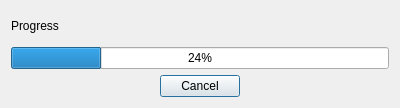
<?xml version="1.0" encoding="UTF-8"?>
<ui version="4.0">
 <class>LoadImageDialog</class>
 <widget class="QDialog" name="LoadImageDialog">
  <property name="geometry">
   <rect>
    <x>0</x>
    <y>0</y>
    <width>400</width>
    <height>108</height>
   </rect>
  </property>
  <property name="windowTitle">
   <string>Loading image</string>
  </property>
  <layout class="QVBoxLayout" name="verticalLayout_2">
   <item>
    <layout class="QVBoxLayout" name="verticalLayout">
     <item>
      <widget class="QLabel" name="label_message">
       <property name="text">
        <string>Progress</string>
       </property>
      </widget>
     </item>
     <item>
      <widget class="QProgressBar" name="progressBar">
       <property name="value">
        <number>24</number>
       </property>
      </widget>
     </item>
    </layout>
   </item>
   <item>
    <widget class="QDialogButtonBox" name="buttonBox">
     <property name="orientation">
      <enum>Qt::Horizontal</enum>
     </property>
     <property name="standardButtons">
      <set>QDialogButtonBox::Cancel</set>
     </property>
     <property name="centerButtons">
      <bool>true</bool>
     </property>
    </widget>
   </item>
  </layout>
 </widget>
 <resources/>
 <connections>
  <connection>
   <sender>buttonBox</sender>
   <signal>accepted()</signal>
   <receiver>LoadImageDialog</receiver>
   <slot>accept()</slot>
   <hints>
    <hint type="sourcelabel">
     <x>248</x>
     <y>254</y>
    </hint>
    <hint type="destinationlabel">
     <x>157</x>
     <y>274</y>
    </hint>
   </hints>
  </connection>
  <connection>
   <sender>buttonBox</sender>
   <signal>rejected()</signal>
   <receiver>LoadImageDialog</receiver>
   <slot>reject()</slot>
   <hints>
    <hint type="sourcelabel">
     <x>316</x>
     <y>260</y>
    </hint>
    <hint type="destinationlabel">
     <x>286</x>
     <y>274</y>
    </hint>
   </hints>
  </connection>
 </connections>
</ui>
